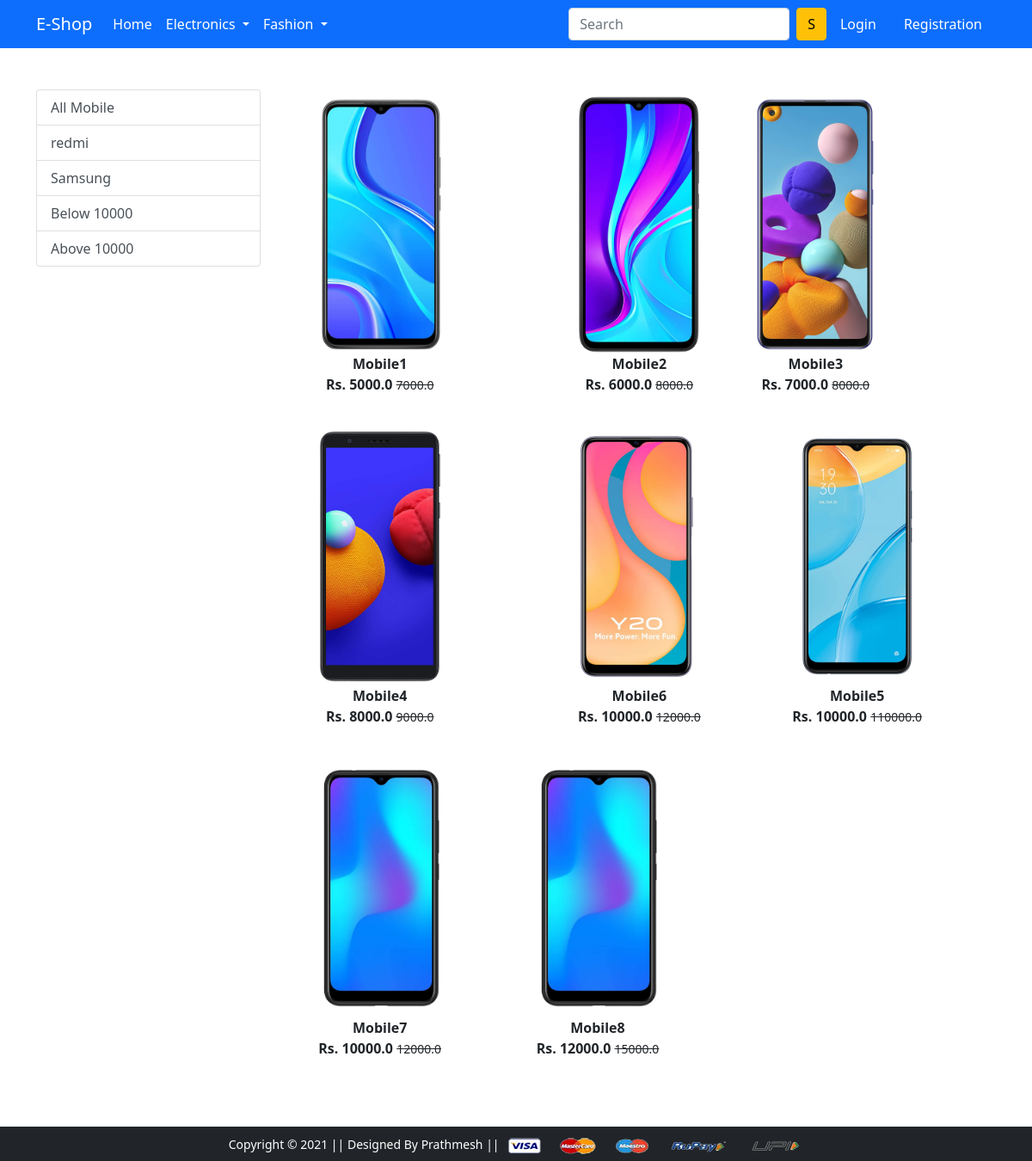
/mobile/, run on the app's committed database.
### app/models.py (models this page shows, shortened)
class Product(models.Model):
 title = models.CharField(max_length=100)
 selling_price = models.FloatField()
 discounted_price = models.FloatField()
 description = models.TextField()
 brand = models.CharField(max_length=100)
 category = models.CharField( choices=CATEGORY_CHOICES, max_length=2)
 product_image = models.ImageField(upload_to='productimg')

### app/views.py (the view)
# urls.py: path('mobile/', views.mobile, name='mobile'),
def mobile(request, data=None):
    if data == None:
        mobiles = Product.objects.filter(category='M')
    elif data == 'redmi' or data == 'Samsung':
        mobiles = Product.objects.filter(category='M').filter(brand=data)
    elif data == 'below':
        mobiles = Product.objects.filter(category='M').filter(discounted_price__lt=10000)
    elif data == 'above':
        mobiles = Product.objects.filter(category='M').filter(discounted_price__gt=10000)
    return render(request, 'app/mobile.html', {'mobiles': mobiles})

### app/templates/app/mobile.html (shortened to what this page needs)
{% extends 'app/base.html' %}
{% load static %}
{% block main-content %}
<div class="container my-5">
 <div class="row">
  <div class="col-sm-3">
   <div class="list-group">
     <a href="{% url 'mobile' %}" class="list-group-item list-group-item-action" aria-current="true">All Mobile</a>
     <a href="{% url 'mobiledata' 'redmi'  %}" class="list-group-item list-group-item-action" aria-current="true">redmi</a>
     <a href="{% url 'mobiledata' 'Samsung'  %}" class="list-group-item list-group-item-action">Samsung</a>
     <a href="{% url 'mobiledata' 'below'  %}" class="list-group-item list-group-item-action">Below 10000</a>
     <a href="{% url 'mobiledata' 'above'  %}" class="list-group-item list-group-item-action">Above 10000</a>
   </div>
  </div>
  <div class="col-sm-8">
   <div class="row">
    {% for product in mobiles %}
     <div class="col-sm-4 text-center mb-4">
      <a href="{% url 'product-detail' product.id %}" class="btn">
       <div class="item">
        <img src="{{product.product_image.url}}" alt="" height="300" class="">
        <div class="fw-bold">{{product.title}}</div>
        <div class="fw-bold">Rs. {{product.discounted_price}} <small class="fw-light text-decoration-line-through">{{product.selling_price}}</small></div>
       </div>
      </a>
     </div>
    {% endfor %}
   </div>
  </div>
 </div>
</div>
{% endblock main-content %}

### data on the page
Product: product_image (picture), title "Mobile1", discounted_price "5000.0", selling_price "7000.0"
Product: product_image (picture), title "Mobile2", discounted_price "6000.0", selling_price "8000.0"
Product: product_image (picture), title "Mobile3", discounted_price "7000.0", selling_price "8000.0"
Product: product_image (picture), title "Mobile4", discounted_price "8000.0", selling_price "9000.0"
Product: product_image (picture), title "Mobile6", discounted_price "10000.0", selling_price "12000.0"
Product: product_image (picture), title "Mobile5", discounted_price "10000.0", selling_price "110000.0"
Product: product_image (picture), title "Mobile7", discounted_price "10000.0", selling_price "12000.0"
Product: product_image (picture), title "Mobile8", discounted_price "12000.0", selling_price "15000.0"
